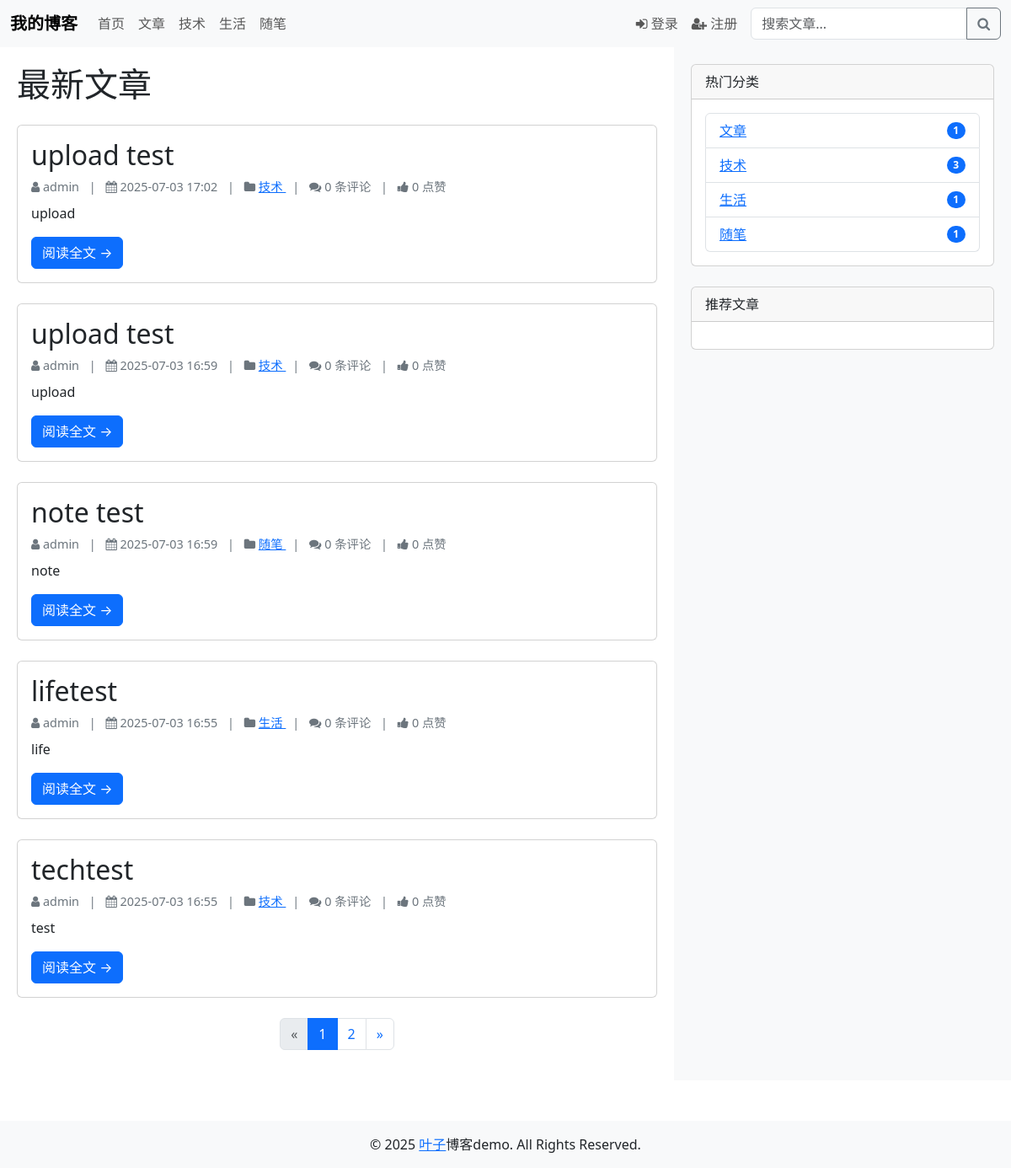
The page /home on the database its author committed.
### app/models.py (models this page shows, shortened)
class Category(db.Model):
    id = db.Column(db.Integer, primary_key=True)
    name = db.Column(db.String(50), unique=True, nullable=False)
    posts = db.relationship('Post', backref='category', lazy=True)

class Post(db.Model):
    id = db.Column(db.Integer, primary_key=True)
    title = db.Column(db.String(100), nullable=False)
    content = db.Column(db.Text, nullable=False)
    created_at = db.Column(db.DateTime, nullable=False, default=datetime.utcnow)
    updated_at = db.Column(db.DateTime, nullable=False, default=datetime.utcnow, onupdate=datetime.utcnow)
    author_id = db.Column(db.Integer, db.ForeignKey('user.id'), nullable=False)
    category_id = db.Column(db.Integer, db.ForeignKey('category.id'), nullable=False)
    comments = db.relationship('Comment', backref='post', lazy=True, cascade='all, delete-orphan')
    likes = db.relationship('PostLike', backref='post', lazy=True, cascade='all, delete-orphan')
    file_path = db.Column(db.String(255))  # 添加文件路径字段
    def like_count(self):
        from app.models import PostLike
        return PostLike.query.filter_by(post_id=self.id).count()

class User(UserMixin, db.Model):
    id = db.Column(db.Integer, primary_key=True)
    username = db.Column(db.String(80), unique=True, nullable=False)
    email = db.Column(db.String(120), unique=True, nullable=False)
    password_hash = db.Column(db.String(128), nullable=False)
    is_admin = db.Column(db.Boolean, default=False)
    registered_at = db.Column(db.DateTime, nullable=False, default=datetime.utcnow)  # 添加默认值
    posts = db.relationship('Post', backref='author', lazy=True)
    comments = db.relationship('Comment', backref='author', lazy=True)
    likes = db.relationship('PostLike', backref='user', lazy=True)

### app/routes.py (the view)
@main.route("/", methods=['GET', 'POST'])
@main.route("/home", methods=['GET', 'POST'])
def home():
    form = SearchForm()
    like_form = SearchForm()
    if form.validate_on_submit():
        return redirect(url_for('main.search', query=form.query.data))
    page = request.args.get('page', 1, type=int)
    posts = Post.query.order_by(Post.created_at.desc()).paginate(page=page, per_page=5)
    return render_template('index.html', posts=posts, form=form, like_form=like_form)

### app/forms.py
class SearchForm(FlaskForm):
    query = StringField('搜索', validators=[DataRequired()])
    submit = SubmitField('搜索')

### app/templates/index.html (shortened to what this page needs)
<!DOCTYPE html>
{% extends "base.html" %}
{% block content %}
    <h1 class="mb-4">{% if title %}{{ title }}{% else %}最新文章{% endif %}</h1>
    {% for post in posts.items %}
    <div class="card mb-4">
        <div class="card-body">
            <h2 class="card-title">{{ post.title }}</h2>
            <div class="post-meta mb-2">
                <span><i class="fa fa-user"></i> {{ post.author.username }}</span>
                <span class="mx-2">|</span>
                <span><i class="fa fa-calendar"></i> {{ post.created_at.strftime('%Y-%m-%d %H:%M') }}</span>
                <span class="mx-2">|</span>
                <span><i class="fa fa-folder"></i>
                    <a href="{{ url_for('main.category_posts', category_id=post.category_id) }}">
                        {{ post.category.name }}
                    </a>
                </span>
                <span class="mx-2">|</span>
                <span><i class="fa fa-comments"></i> {{ post.comments|length }} 条评论</span>
                <span class="mx-2">|</span>
                <span><i class="fa fa-thumbs-up"></i> <span id="like-count-{{ post.id }}" class="like-count">{{ post.like_count() }}</span> 点赞</span>
            </div>
            <p class="card-text">{{ post.content[:300] }}{% if post.content|length > 300 %}...{% endif %}</p>
            <div class="d-flex justify-content-between align-items-center">
                <a href="{{ url_for('main.post', post_id=post.id) }}" class="btn btn-primary">阅读全文 →</a>
            </div>
        </div>
    </div>
    {% endfor %}
    <nav aria-label="Page navigation">
        <ul class="pagination justify-content-center">
            {% if posts.has_prev %}
            <li class="page-item">
                <a class="page-link" href="{{ url_for('main.home', page=posts.prev_num) }}" aria-label="Previous">
                    <span aria-hidden="true">&laquo;</span>
                </a>
            </li>
            {% else %}
            <li class="page-item disabled">
                <span class="page-link" aria-hidden="true">&laquo;</span>
            </li>
            {% endif %}
            {% for page_num in posts.iter_pages(left_edge=1, right_edge=1, left_current=1, right_current=2) %}
                {% if page_num %}
                    {% if posts.page == page_num %}
                    <li class="page-item active"><a class="page-link" href="{{ url_for('main.home', page=page_num) }}">{{ page_num }}</a></li>
                    {% else %}
                    <li class="page-item"><a class="page-link" href="{{ url_for('main.home', page=page_num) }}">{{ page_num }}</a></li>
                    {% endif %}
                {% else %}
                <li class="page-item disabled"><span class="page-link">...</span></li>
                {% endif %}
            {% endfor %}
            {% if posts.has_next %}
            <li class="page-item">
                <a class="page-link" href="{{ url_for('main.home', page=posts.next_num) }}" aria-label="Next">
                    <span aria-hidden="true">&raquo;</span>
                </a>
            </li>
            {% else %}
            <li class="page-item disabled">
                <span class="page-link" aria-hidden="true">&raquo;</span>
            </li>
            {% endif %}
        </ul>
    </nav>
{% endblock %}

### app/templates/base.html (shortened to what this page needs)
<!DOCTYPE html>
<html lang="zh-CN">
<head>
    <link href="https://cdn.jsdelivr.net/npm/bootstrap@5.3.0/dist/css/bootstrap.min.css" rel="stylesheet">
    <link href="https://cdn.jsdelivr.net/npm/font-awesome@4.7.0/css/font-awesome.min.css" rel="stylesheet">
</head>
<body>
    <nav class="navbar navbar-expand-lg navbar-light bg-light">
        <div class="container-fluid">
            <a class="navbar-brand" href="{{ url_for('main.home') }}">我的博客</a>
            <div class="collapse navbar-collapse" id="navbarNav">
                <ul class="navbar-nav me-auto">
                    <li class="nav-item">
                        <a class="nav-link" href="{{ url_for('main.home') }}">首页</a>
                    </li>
                    {% for category in categories %}
                    <li class="nav-item">
                        <a class="nav-link" href="{{ url_for('main.category_posts', category_id=category.id) }}">{{ category.name }}</a>
                    </li>
                    {% endfor %}
                </ul>
                <ul class="navbar-nav">
                    {% if current_user.is_authenticated %}
                        {% if current_user.is_admin %}
                        <li class="nav-item">
                            <a class="nav-link" href="{{ url_for('admin.admin_dashboard') }}">
                                <i class="fa fa-cog"></i> 管理后台
                            </a>
                        </li>
                        {% endif %}
                        <li class="nav-item">
                            <a class="nav-link" href="{{ url_for('posts.new_post') }}">
                                <i class="fa fa-pencil"></i> 发布文章
                            </a>
                        </li>
                        <li class="nav-item">
                            <a class="nav-link" href="{{ url_for('auth.logout') }}">
                                <i class="fa fa-sign-out"></i> 退出 ({{ current_user.username }})
                            </a>
                        </li>
                    {% else %}
                        <li class="nav-item">
                            <a class="nav-link" href="{{ url_for('auth.login') }}">
                                <i class="fa fa-sign-in"></i> 登录
                            </a>
                        </li>
                        <li class="nav-item">
                            <a class="nav-link" href="{{ url_for('auth.register') }}">
                                <i class="fa fa-user-plus"></i> 注册
                            </a>
                        </li>
                    {% endif %}
                </ul>
                <form class="d-flex ms-2" method="POST" action="{{ url_for('main.home') }}">
                    <div class="input-group">
                        {{ search_form.query(class="form-control", placeholder="搜索文章...") }}
                        <button class="btn btn-outline-secondary" type="submit">
                            <i class="fa fa-search"></i>
                        </button>
                    </div>
                </form>
            </div>
        </div>
    </nav>
    <div class="container-fluid">
        <div class="row">
            <div class="col-md-8 content">
                {% block content %}{% endblock %}
            </div>
            <div class="col-md-4 sidebar">
                <div class="card mb-4">
                    <div class="card-header">热门分类</div>
                    <div class="card-body">
                        <ul class="list-group">
                            {% for category in categories %}
                            <li class="list-group-item d-flex justify-content-between align-items-center">
                                <a href="{{ url_for('main.category_posts', category_id=category.id) }}">{{ category.name }}</a>
                                <span class="badge bg-primary rounded-pill">{{ category.posts|length }}</span>
                            </li>
                            {% endfor %}
                        </ul>
                    </div>
                </div>
                <div class="card">
                    <div class="card-header">推荐文章</div>
                    <div class="card-body">
                    </div>
                </div>
            </div>
        </div>
    </div>
    <footer class="bg-light text-center text-lg-start mt-5">
        <div class="text-center p-3">
            © 2025 <a href="https://github.com/Yezi99999">叶子</a>博客demo. All Rights Reserved.
        </div>
    </footer>
</body>
</html>

### app/templates/base.html (style rules this page uses)
.navbar-brand { font-weight: bold; }
.sidebar { background-color: #f8f9fa; padding: 20px; min-height: 100vh; }
.content { padding: 20px; }
.post-meta { font-size: 0.9em; color: #6c757d; }

### rows shown on the page
Category: name "文章", posts|length "1"
Category: name "技术", posts|length "3"
Category: name "生活", posts|length "1"
Category: name "随笔", posts|length "1"
Post: title "upload test", author.username "admin", created_at "2025-07-03 17:02", category.name "技术", comments|length "0", like_count "0", content "upload"
Post: title "upload test", author.username "admin", created_at "2025-07-03 16:59", category.name "技术", comments|length "0", like_count "0", content "upload"
Post: title "note test", author.username "admin", created_at "2025-07-03 16:59", category.name "随笔", comments|length "0", like_count "0", content "note"
Post: title "lifetest", author.username "admin", created_at "2025-07-03 16:55", category.name "生活", comments|length "0", like_count "0", content "life"
Post: title "techtest", author.username "admin", created_at "2025-07-03 16:55", category.name "技术", comments|length "0", like_count "0", content "test"

### other values the page prints
{{ page_num }} "1"
{{ page_num }} "2"
